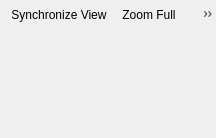
<?xml version="1.0" encoding="UTF-8"?>
<ui version="4.0">
 <class>QgsMapCanvasDockWidgetBase</class>
 <widget class="QgsDockWidget" name="QgsMapCanvasDockWidgetBase">
  <property name="geometry">
   <rect>
    <x>0</x>
    <y>0</y>
    <width>216</width>
    <height>138</height>
   </rect>
  </property>
  <property name="windowTitle">
   <string>Map Canvas</string>
  </property>
  <widget class="QWidget" name="mContents">
   <layout class="QVBoxLayout" name="verticalLayout">
    <property name="spacing">
     <number>0</number>
    </property>
    <property name="leftMargin">
     <number>0</number>
    </property>
    <property name="topMargin">
     <number>0</number>
    </property>
    <property name="rightMargin">
     <number>0</number>
    </property>
    <property name="bottomMargin">
     <number>0</number>
    </property>
    <item>
     <widget class="QToolBar" name="mToolbar">
      <property name="iconSize">
       <size>
        <width>16</width>
        <height>16</height>
       </size>
      </property>
      <property name="floatable">
       <bool>false</bool>
      </property>
      <addaction name="mActionSyncView"/>
      <addaction name="mActionZoomFullExtent"/>
      <addaction name="mActionZoomToSelected"/>
      <addaction name="mActionZoomToLayer"/>
     </widget>
    </item>
    <item>
     <widget class="QWidget" name="mMainWidget" native="true">
      <layout class="QHBoxLayout" name="horizontalLayout">
       <property name="spacing">
        <number>0</number>
       </property>
       <property name="leftMargin">
        <number>0</number>
       </property>
       <property name="topMargin">
        <number>0</number>
       </property>
       <property name="rightMargin">
        <number>0</number>
       </property>
       <property name="bottomMargin">
        <number>0</number>
       </property>
      </layout>
     </widget>
    </item>
   </layout>
  </widget>
  <action name="mActionSetCrs">
   <property name="icon">
    <iconset resource="../../images/images.qrc">
     <normaloff>:/images/themes/default/propertyicons/CRS.svg</normaloff>:/images/themes/default/propertyicons/CRS.svg</iconset>
   </property>
   <property name="text">
    <string>Set Map CRS…</string>
   </property>
   <property name="toolTip">
    <string>Set Map CRS</string>
   </property>
  </action>
  <action name="mActionSyncView">
   <property name="checkable">
    <bool>true</bool>
   </property>
   <property name="icon">
    <iconset resource="../../images/images.qrc">
     <normaloff>:/images/themes/default/mActionLockExtent.svg</normaloff>:/images/themes/default/mActionLockExtent.svg</iconset>
   </property>
   <property name="text">
    <string>Synchronize View</string>
   </property>
   <property name="toolTip">
    <string>Synchronize View Center with Main Map</string>
   </property>
  </action>
  <action name="mActionRename">
   <property name="text">
    <string>Rename View…</string>
   </property>
   <property name="toolTip">
    <string>Rename View</string>
   </property>
  </action>
  <action name="mActionZoomToSelected">
   <property name="icon">
    <iconset resource="../../images/images.qrc">
     <normaloff>:/images/themes/default/mActionZoomToSelected.svg</normaloff>:/images/themes/default/mActionZoomToSelected.svg</iconset>
   </property>
   <property name="text">
    <string>Zoom to &amp;Selection</string>
   </property>
  </action>
  <action name="mActionZoomToLayer">
   <property name="icon">
    <iconset resource="../../images/images.qrc">
     <normaloff>:/images/themes/default/mActionZoomToLayer.svg</normaloff>:/images/themes/default/mActionZoomToLayer.svg</iconset>
   </property>
   <property name="text">
    <string>Zoom to &amp;Layer</string>
   </property>
  </action>
  <action name="mActionZoomFullExtent">
   <property name="icon">
    <iconset resource="../../images/images.qrc">
     <normaloff>:/images/themes/default/mActionZoomFullExtent.svg</normaloff>:/images/themes/default/mActionZoomFullExtent.svg</iconset>
   </property>
   <property name="text">
    <string>Zoom &amp;Full</string>
   </property>
  </action>
  <action name="mActionShowAnnotations">
   <property name="checkable">
    <bool>true</bool>
   </property>
   <property name="text">
    <string>Show Annotations</string>
   </property>
   <property name="toolTip">
    <string>Show Annotations</string>
   </property>
  </action>
  <action name="mActionShowCursor">
   <property name="checkable">
    <bool>true</bool>
   </property>
   <property name="text">
    <string>Show Cursor Position</string>
   </property>
  </action>
 </widget>
 <customwidgets>
  <customwidget>
   <class>QgsDockWidget</class>
   <extends>QDockWidget</extends>
   <header>qgsdockwidget.h</header>
   <container>1</container>
  </customwidget>
 </customwidgets>
 <resources>
  <include location="../../images/images.qrc"/>
 </resources>
 <connections/>
</ui>
